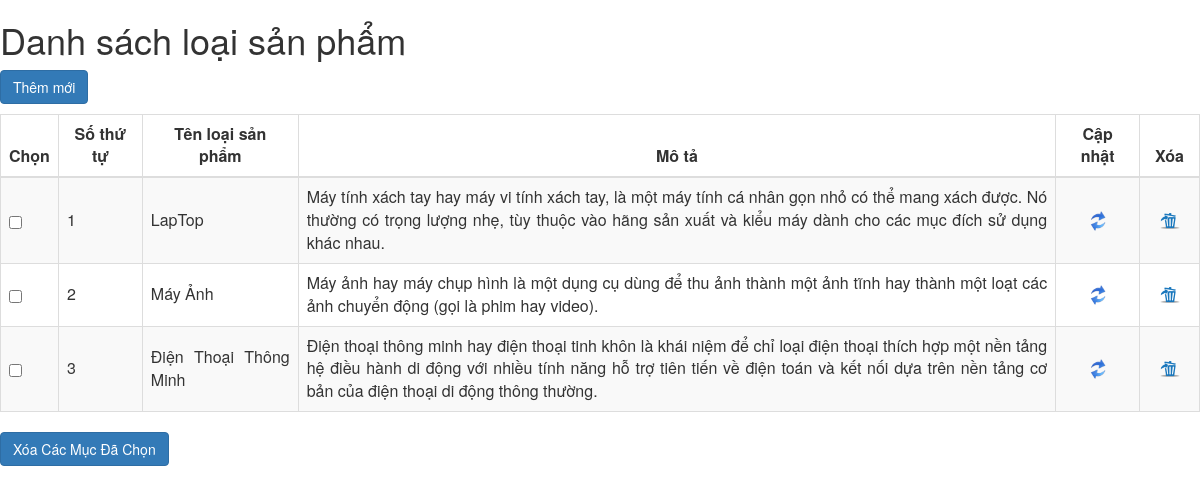
The page /quantri/quanly_loaisanpham.php on the database its author committed.
### tables this page shows
CREATE TABLE IF NOT EXISTS `loaisanpham` (
  `LSP_Ma` int(11) NOT NULL AUTO_INCREMENT,
  `LSP_Ten` varchar(45) DEFAULT NULL,
  `LSP_MoTa` varchar(500) DEFAULT NULL,
  PRIMARY KEY (`LSP_Ma`)
);

### quantri/quanly_loaisanpham.php (the view, shortened to what this page needs)
<link rel="stylesheet" type="text/css" href="style.css"/>
<link rel="stylesheet" href="css/bootstrap.min.css">
<form name="frmXoa" method="post" action="?ID=quanly_xoanhieu_LSP">
  <h1>Danh sách loại sản phẩm</h1>
  <p>
   <a href="?ID=loaisanphamthemmoi"><span class="btn btn-primary">Thêm mới</span></a>
 </p>
 <table id="tablesalomon" class="table table-striped table-bordered text-justify" cellspacing="0" width="100%" >
  <thead>
    <tr>
     <th class="text-center"><strong>Chọn</strong></th>
     <th class="text-center"><strong>Số thứ tự</strong></th>
     <th class="text-center"><strong>Tên loại sản phẩm</strong></th>
     <th class="text-center"><strong>Mô tả</strong></th>
     <th class="text-center"><strong>Cập nhật</strong></th>
     <th class="text-center"><strong>Xóa</strong></th>
   </tr>
 </thead>
 <tbody>
  <?php
  $sql = mysqli_query($Connect,"Select * from loaisanpham");
  while($row = mysqli_fetch_array($sql))
  {
   ?>
   <tr>
     <td style="vertical-align: middle;"><input type="checkbox" name="checkbox[]" value="<?php echo $row['LSP_Ma']; ?>"/></td>
     <td style="vertical-align: middle;" width="7%"><?php echo $row['LSP_Ma']?></td>
     <td style="vertical-align: middle;" width="13%"><?php echo $row['LSP_Ten']; ?></td>
     <td style="vertical-align: middle;"><?php echo $row['LSP_MoTa']; ?></td>
     <td style="vertical-align: middle;" align='center' class='cotNutChucNang' width="7%">
      <a href="?ID=loaisanphamcapnhat&ma=<?php echo $row['LSP_Ma']; ?>">
        <img src='assets/img/update.png' width="20px" border='0'  /></a>
      </td>
      <td style="vertical-align: middle;" align='center' class='cotNutChucNang' width="5%">
        <a class="demo" href="?ID=loaisanpham&ma=<?php echo $row['LSP_Ma']; ?>">
          <img src='assets/img/delete.png' width="20px" border='0' /></a>
        </td>
      </tr>
      <?php
    }
    ?>
  </tbody>
</table>
<div class="row">
  <div class="col-md-4">
    <input class="btn btn-primary" type="submit" name="btnXoaNhiu" onclick="XoaNhieu(event);" value="Xóa Các Mục Đã Chọn"/>
  </div>
</div>
</form>

### css/style.css (style rules this page uses)
h1, h2, h3, h4, h5, h6 { color: #2B2D42; font-weight: 700; margin: 0 0 10px; }
a { color: #2B2D42; font-weight: 500; -webkit-transition: 0.2s color; transition: 0.2s color; }

### rows shown on the page
loaisanpham: LSP_Ma "1", LSP_Ten "LapTop", LSP_MoTa "Máy tính xách tay hay máy vi tính xách tay, là một máy tính cá nhân gọn nhỏ có thể mang xách được. Nó thường có trọng lượng nhẹ, tùy thuộc vào hãng sản xuất và kiểu máy dành cho các mục đích sử dụng khác nhau."
loaisanpham: LSP_Ma "2", LSP_Ten "Máy Ảnh", LSP_MoTa "Máy ảnh hay máy chụp hình là một dụng cụ dùng để thu ảnh thành một ảnh tĩnh hay thành một loạt các ảnh chuyển động (gọi là phim hay video)."
loaisanpham: LSP_Ma "3", LSP_Ten "Điện Thoại Thông Minh", LSP_MoTa "Điện thoại thông minh hay điện thoại tinh khôn là khái niệm để chỉ loại điện thoại thích hợp một nền tảng hệ điều hành di động với nhiều tính năng hỗ trợ tiên tiến về điện toán và kết nối dựa trên nền tảng cơ bản của điện thoại di động thông thường."
